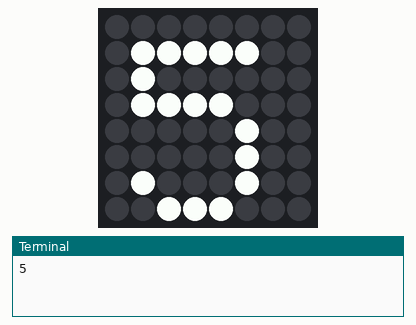
Recording of a program running on a simulated Raspberry Pi (BCM pin numbers) with a Sense HAT. On the bench: the Sense HAT's 8×8 RGB LED matrix, the last lines printed to the terminal. The camera gives no picture and a still takes 0.5 s. At 8.5 s the program stops and its outputs stay as they are.

Above: at 0.1 s.
At 1.1 s:
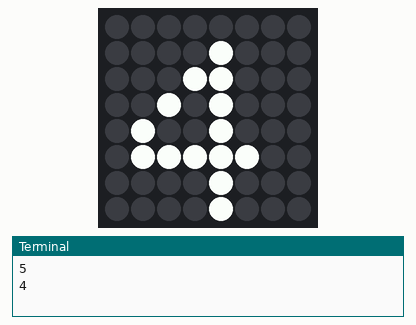
At 2.1 s:
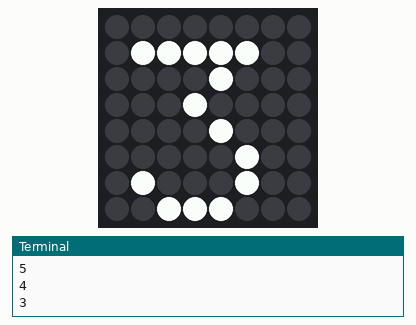
At 3.1 s:
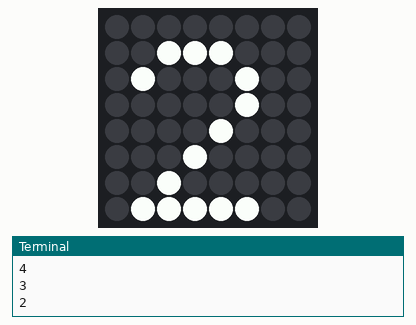
At 4.1 s:
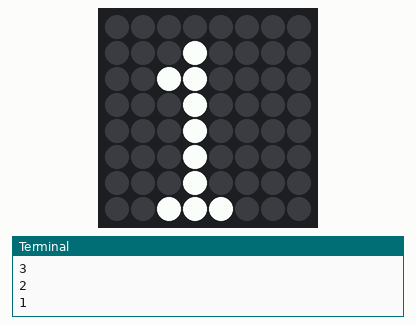
At 5.1 s:
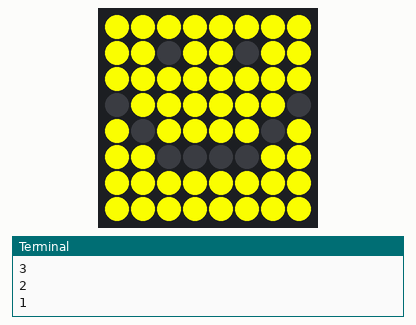

Measured:
- what the display in image 1 shows lasts 1.0 s, from 1.0 s to 2.0 s
- what the display in image 5 shows lasts 3.5 s, from 5.0 s to 8.5 s

The program:

kamera-nedtelling.py
```python
from sense_hat import SenseHat
import time
from picamera import PiCamera

s = SenseHat()
kam = PiCamera()
kam.resolution = (640,480)

tidForFoto = 5

g = (255, 255, 0)
b = (0, 0, 0)

smil = [
    g, g, g, g, g, g, g, g,
    g, g, b, g, g, b, g, g,
    g, g, g, g, g, g, g, g,
    b, g, g, g, g, g, g, b,
    g, b, g, g, g, g, b, g,
    g, g, b, b, b, b, g, g,
    g, g, g, g, g, g, g, g,
    g, g, g, g, g, g, g, g
]

kam.start_preview(alpha=200)

for x in range(tidForFoto,0,-1):
    print(x)
    s.show_letter(str(x))
    time.sleep(1)

s.set_pixels(smil)
kam.capture('/home/pi/Desktop/foto.jpg')
kam.stop_preview()
time.sleep(3)
s.clear()
```
